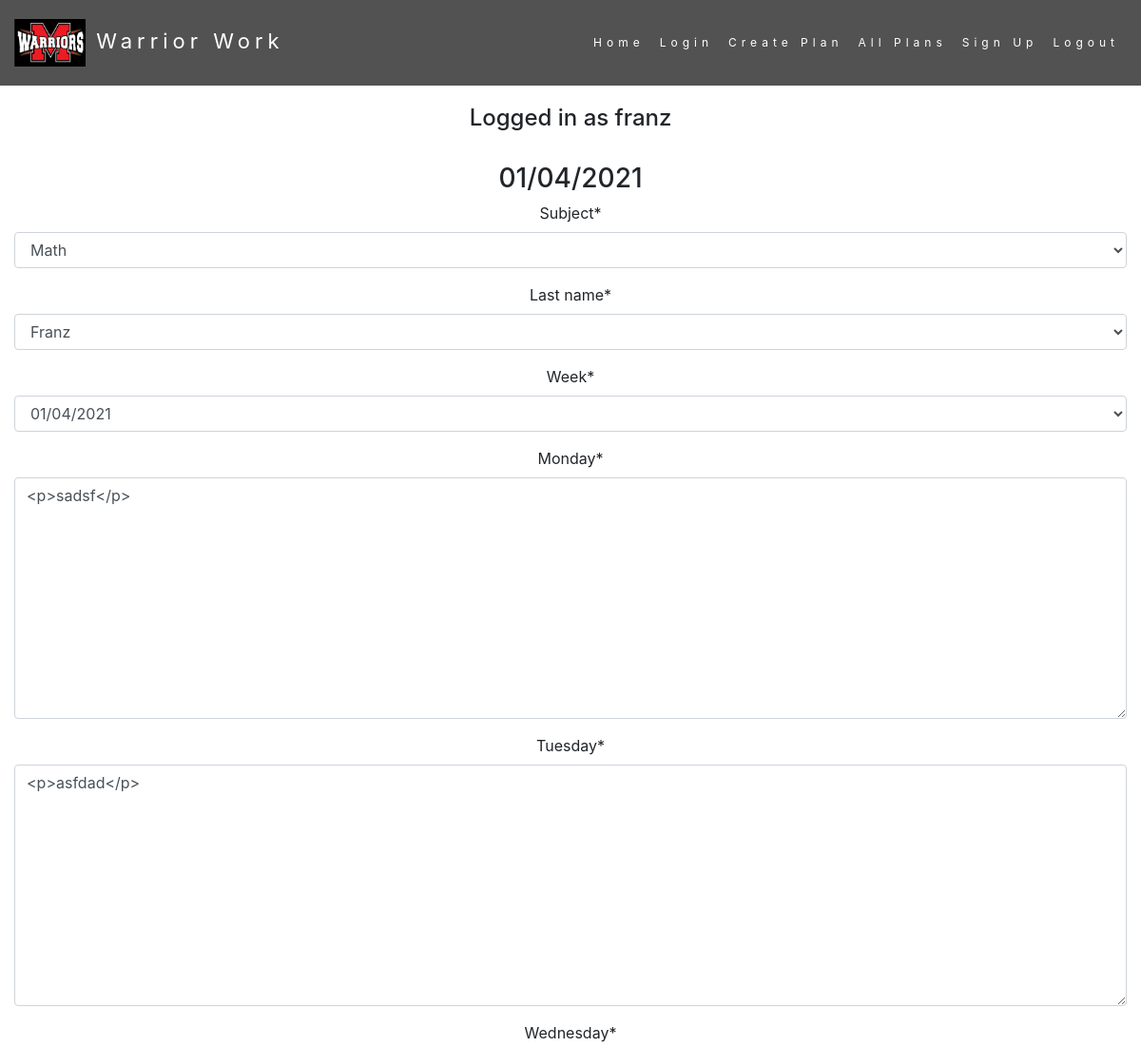
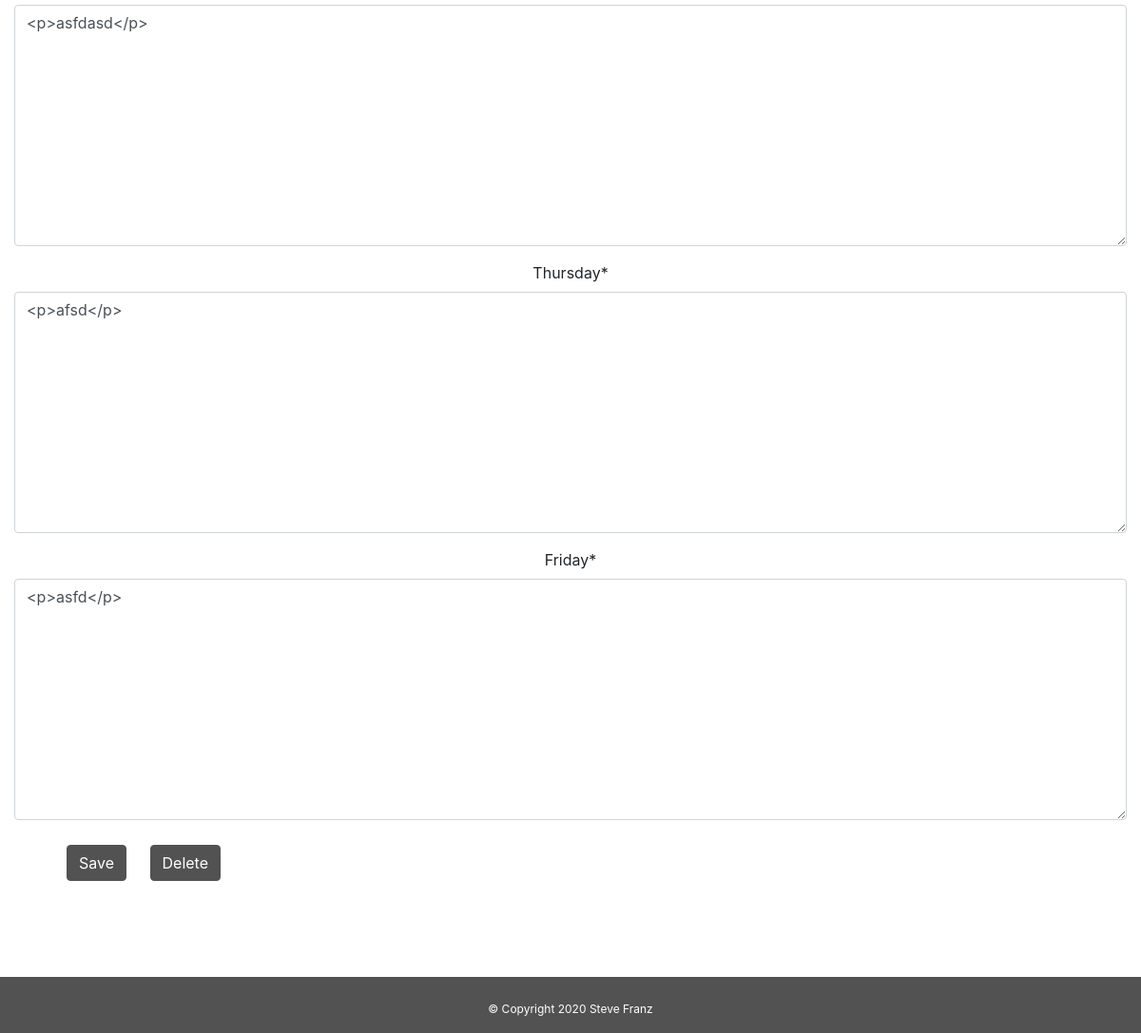
Page /todo/1 (signed in) on the committed database (2 pictures, top to bottom).
### todo/models.py (models this page shows, shortened)
class Week(models.Model):
    SUBJECT_CHOICES =(
        ("Art", "Art"),
        ("Business/Computer", "Business/Computer"),
        ("English", "English"),
        ("F.C. Science", "F.C. Science"),
        ("Foreign Language", "Foreign Language"),
        ("Math", "Math"),
        ("Music/Band", "Music/Band"),
        ("Phys Ed./Health", "Phys Ed./Health"),
        ("Science", "Science"),
        ("Social Studies", "Social Studies"),
        ("Special Ed.", "Special Ed."),
        ("Tech Education", "Tech Education"),
        )
    LAST_NAME_CHOICES = (
    ('Smith', 'Smith'),
    ('Franz', 'Franz'),
    ('Jones', 'Jones'),
    ('Doe', 'Doe'),
    )
    WEEK_CHOICES = (
    ('01/04/2021', '01/04/2021'),
    ('01/11/2021', '01/11/2021'),
    ('01/18/2021', '01/18/2021'),
    ('01/25/2021', '01/25/2021'),
    ('02/01/2021', '02/01/2021'),
    ('02/08/2021', '02/08/2021'),
    ('02/15/2021', '02/15/2021'),
    ('02/22/2021', '02/22/2021'),
    ('03/01/2021', '03/01/2021'),
    ('03/08/2021', '03/08/2021'),
    ('03/22/2021', '03/22/2021'),
    ('03/29/2021', '03/29/2021'),
    ('04/05/2021', '04/05/2021'),
    ('04/12/2021', '04/12/2021'),
    ('04/19/2021', '04/19/2021'),
    ('04/26/2021', '04/26/2021'),
    ('05/03/2021', '05/03/2021'),
    ('05/10/2021', '05/10/2021'),
    ('05/17/2021', '05/17/2021'),
    ('05/24/2021', '05/24/2021'),
    ('05/31/2021', '05/31/2021'),
    ('06/07/2021', '06/07/2021'),
    )
    last_name = models.CharField(max_length = 200,choices=LAST_NAME_CHOICES)
    subject = models.CharField(max_length = 100, choices=SUBJECT_CHOICES)
    week = models.CharField(max_length = 100, choices=WEEK_CHOICES)
    monday = RichTextField(blank=False)
    tuesday = RichTextField(blank=False)
    wednesday = RichTextField(blank=False)
    thursday = RichTextField(blank=False)
    friday = RichTextField(blank=False)
    created = models.DateTimeField(auto_now_add = True)
    user = models.ForeignKey(User, on_delete=models.CASCADE)

### todo/views.py (the view, shortened to what this page needs)
# urls.py: path('todo/<int:week_pk>', views.viewweek, name='viewweek'),
@login_required
def viewweek(request, week_pk):
    week = get_object_or_404(Week, pk=week_pk, user=request.user)
    if request.method == 'GET':
        form = WeekForm(instance=week)
        return render(request, 'todo/viewweek.html', {'week': week, 'form': form})

### todo/forms.py
class WeekForm(ModelForm):
    class Meta:
        content = forms.CharField(widget=CKEditorWidget())
        model = Week
        fields = ['subject', 'last_name', 'week','monday','tuesday', 'wednesday', 'thursday', 'friday']

### todo/templates/todo/viewweek.html (shortened to what this page needs)
{% extends 'todo/base.html' %}
{% load crispy_forms_tags %}
{% block content %}
<h3>{{ week.week }}</h3>
<form id="week-change" method="POST">
  {{ form|crispy }}
</form>
<div class="container">
  <div class="btn-toolbar" style="padding-left: 15px">
    <form method="POST" action="{% url 'deleteweek' week.id %}">
        <button form= "week-change" class="btn btn-success" type="submit">Save</button>
      <button class="btn btn-success" type="submit">Delete</button>
    </form>
  </div>
</div>
{% endblock %}

### todo/templates/todo/base.html (shortened to what this page needs)
{% load static %}
<!doctype html>
<html lang="en">
<head>
  <link rel="stylesheet" href="https://cdn.jsdelivr.net/npm/bootstrap@4.5.3/dist/css/bootstrap.min.css">
  <link rel="stylesheet" href="{% static 'todo/custom.css' %}">
  <link rel="stylesheet" href="https://cdnjs.cloudflare.com/ajax/libs/animate.css/4.1.1/animate.min.css" />
</head>
<body>
  <nav class="navbar sticky-top navbar-expand-md navbar-light">
    <a class="navbar-brand" href="{% url 'home' %}">
      <img src="{% static 'todo/logo.jpg' %}" width="75" height="50" claloss="d-inline-block align-top" alt='Steve Logo'>
      Warrior Work
    </a>
    <div class="flex-row-reverse collapse navbar-collapse " id="navbarNav">
      <ul class="nav navbar-nav">
        <li class="nav-item active">
          <a class="nav-link" aria-current="page" href="{% url 'home' %}">Home</a>
        </li>
        <li class="nav-item">
          <a class="nav-link" href="{% url 'loginuser' %}">Login</a>
        </li>
        <li class="nav-item">
          <a class="nav-link" href="{% url 'createweek' %}">Create Plan</a>
        </li>
        <li class="nav-item">
          <a class="nav-link" href="{% url 'allweeks' %}">All Plans</a>
        </li>
        <li class="nav-item">
          <a class="nav-link" href="{% url 'signupuser' %}">Sign Up</a>
        </li>
        <li class="nav-item">
          <form class="border-0 cust-nav-form" action="{% url 'logoutuser' %}" method="POST">
            <button class="nav-link btn btn-link border-0 cust-nav-button"type="submit">Logout</button>
          </form>
        </li>
      </ul>
    </div>
  </nav>
  <div class="container-fluid text-center">
        {% if user.is_authenticated %}
      <h4>Logged in as {{ user.username }}</h4><br>
        {% endif %}
      </div>
  <div class="container-fluid main-block text-center">
    {% block content %} {% endblock %}
  </div>
  <div class="footer fixed-bottom">
    <div class="row justify-content-center align-self-center text-center">
      <p>© Copyright 2020 Steve Franz</p>
    </div>
  </div>
</body>
</html>

### todo/static/todo/custom.css (style rules this page uses)
.main-block { margin-bottom: 150px; }
.navbar { margin-bottom: 20px; padding: 15px; border: 0; border-radius: 0; font-size: 12px; letter-spacing: 5px; background-color: #525252; }
a { color: #525252; text-decoration: none; }
.cust-nav-button { font-size: 12px; letter-spacing: 5px; font-weight: normal; }
.navbar-brand { font-size: 22px; }
.navbar-nav .nav-link { color: white !important; }
.navbar-brand { color: white !important; }
.btn-success { margin: 10px; background-color: #525252 !important; border-color: #525252 !important; }
.footer { text-align: center; width: 100%; background-color: #525252; }
.footer p { margin-top: 25px; font-size: 12px; color: #fff; }

### rows in the picture
Week: week "01/04/2021", subject "Math", last_name "Franz", monday "<p>sadsf</p>", tuesday "<p>asfdad</p>", wednesday "<p>asfdasd</p>", thursday "<p>afsd</p>", friday "<p>asfd</p>"

### other values in the picture
{{ user.username }} "franz"
